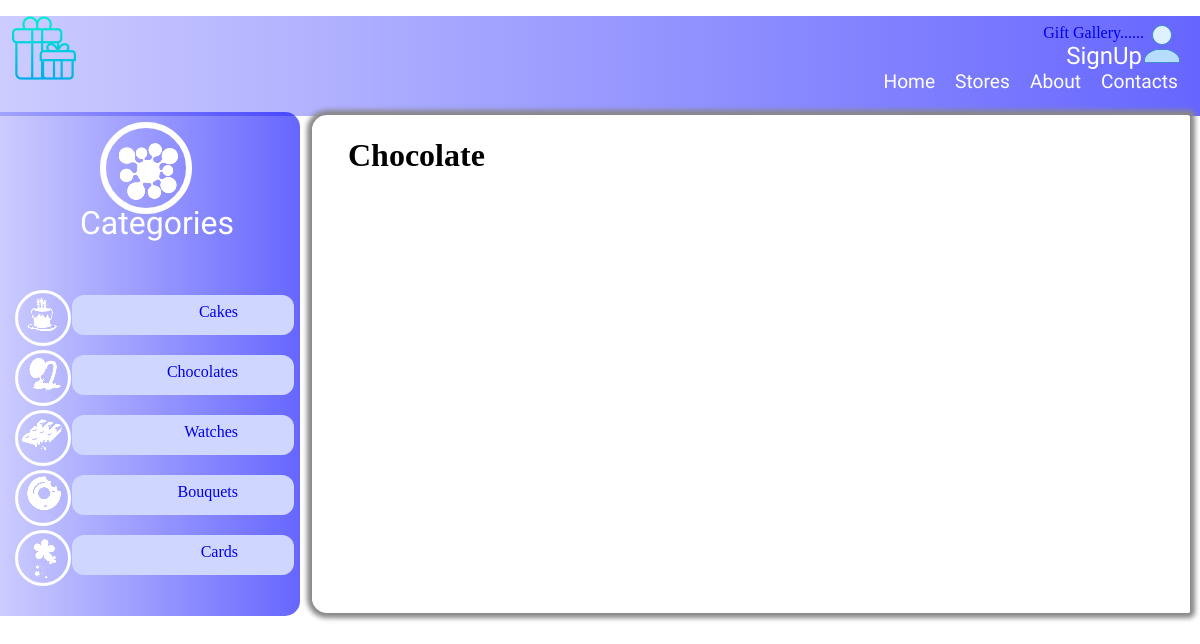
Page /chocolate/ on the earlier database version.
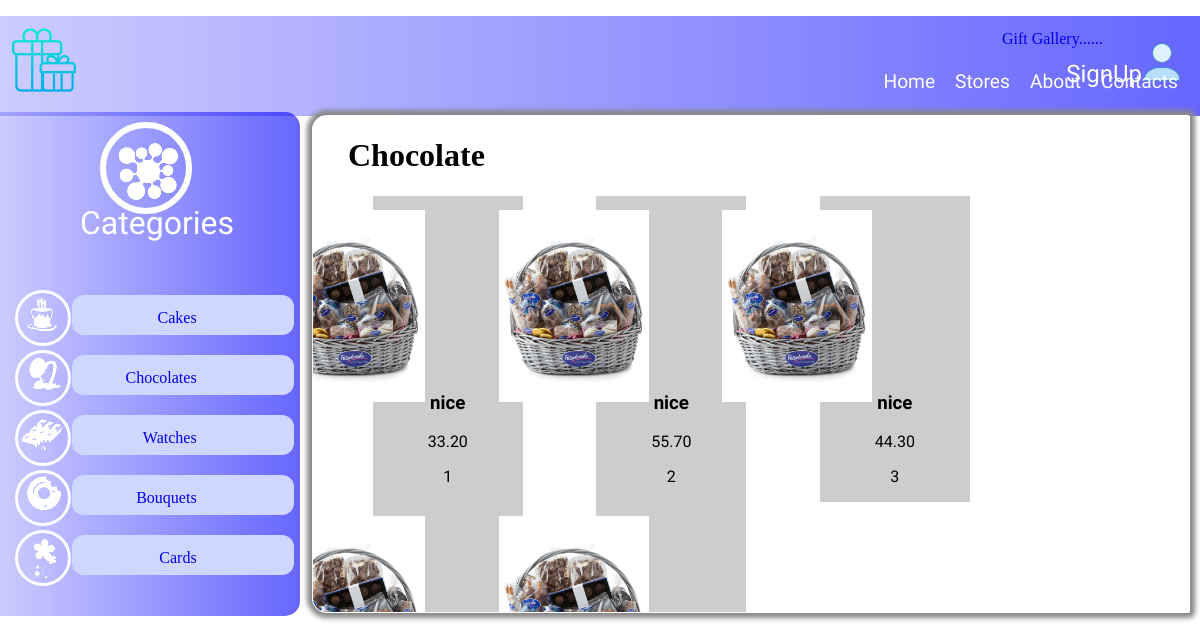
Same page on the later database version.
### chocolates/models.py (models this page shows, shortened)
class Chocolate(models.Model):
    chocolate_id = models.CharField(max_length=120)
    description = models.TextField()
    price = models.DecimalField(decimal_places=2, max_digits=20, default=0.00)
    image = models.ImageField(upload_to=upload_image_path, null=True, blank=True)
    retailer = models.ForeignKey(Retailer, on_delete=models.CASCADE)

### chocolates/views.py (the view)
# urls.py: path('chocolate/', chocolate_list_view),
def chocolate_list_view(request):
    queryset=Chocolate.objects.all()
    context={
        'object_list':queryset
    }
    return render(request,"chocolate/list.html",context)

### chocolates/templates/chocolate/list.html (shortened to what this page needs)
{% load static %}
<!DOCTYPE html>
<html>
<head>
	<link rel="stylesheet" type="text/css" href="{% static 'css/giftgallary.css' %}">
</head>
<body>
<div class="header">
	<div class="img2">
	 <a href="/signup"><span class="signup">SignUp<img src="{% static 'img/icons8-customer-40.png' %}"></span></a>
	</div>
	  <div class="list">
		  <li>Home</li>
		  <li>Stores</li>
		  <li>About</li>
		  <li>Contacts</li>
	  </div>
	<p><a href="/products">Gift Gallery......</a></p>
	<div class="img1">
	   <img src="{% static 'img/gift-box (4).png' %}">
    </div>
</div>
<div class="row">
	<div class="col-3">
		<div class="left">
			<div class="circle">
			<img class="category"src="{% static 'img/output-onlinepngtools (7).png' %}">
			</div>
        <p>Categories</p>
      <div class="Categories">
            	<div class="circle1">
                	<img src="{% static 'img/output-onlinepngtools (1).png' %}">
               </div>
             <div class="item">
             	<p><a href="/cake">Cakes</a></p>
             </div>
		</div>
		<div class="Categories">
            	<div class="circle1">
                	<img src="{% static 'img/output-onlinepngtools (2).png' %}">
               </div>
             <div class="item">
             	<p><a href="/chocolate">Chocolates</a></p>
             </div>
		</div>
		<div class="Categories">
            	<div class="circle1">
                	<img src="{% static 'img/output-onlinepngtools (3).png' %}">
               </div>
             <div class="item">
             	<p><a href="/watch">Watches</a></p>
             </div>
		</div>
		<div class="Categories">
            	<div class="circle1">
                	<img src="{% static 'img/output-onlinepngtools (4).png' %}">
               </div>
             <div class="item">
             	<p><a href="/bouquet">Bouquets</a></p>
             </div>
		</div>
		<div class="Categories">
            	<div class="circle1">
                	<img src="{% static 'img/output-onlinepngtools (5).png' %}">
               </div>
             <div class="item">
             	<p><a href="/card">Cards</a></p>
             </div>
		</div>
	</div>
	</div>
	<div class="col-6">
		<div class="right">
			<div class="chocolate"><h1>Chocolate</h1>
				{% for obj in object_list %}
				<div class=items>
					<a href="{{obj.pk}}"><img src='/media/{{obj.image}}' width="100%"/></a>
					<h3>{{obj.description}}</h3>
					<p>{{obj.price}}</p>
					<p>{{obj.chocolate_id}}</p>
				</div>
				{% endfor %}
			</div>
			</div>
		</div>
	</div>
</body>
</html>

### static/css/giftgallary.css (style rules this page uses)
html { height: 100%; }
body { display: block; margin: 0; }
.header { height: 100px; color: white; background-image: linear-gradient(to right, rgba(0,0,255,0.2),rgba(0,0,255,.6)); }
.header .img2 a { position: absolute; color:white; right: 1.5%; top:3%; font-size: 1.5em; font-family: 'Lobster'; }
.img1 { position: absolute; left: 1%; top: 2%; }
.list { position: absolute; right:1%; top: 60px; }
li { font-family: 'Lobster', sans-serif; list-style-type: none; float: left; font-size: 1.2em; padding: 10px; }
.row::after { content: ""; clear: both; display: table; }
.left { background-image: linear-gradient(to right, rgba(0,0,255,0.2),rgba(0,0,255,.6)); position: fixed; top: 112px; height: 31.5em; overflow-x:hidden; overflow-y:auto; border-top-right-radius: 15px; border-bottom-right-radius: 15px; width:25%; }
.circle { border:6px solid white; height:80px; border-radius:50%; width:80px; position: relative; left: 100px; top: 10px; }
.Categories .circle1 { border:3px solid white; height: 50px; border-radius:50%; position: absolute; top: 40px; left:15px; }
.category { position: relative; top: 10px; }
.Categories { position: relative; top: 30px; margin-bottom: 20px; }
.item { background-color: #cfd6ff; height:40px; width: 74%; position: relative; top: 45px; left: 24%; border-radius: 12px; margin:10px 0; }
.right { border:1px solid white; border-radius: 2px; height: 31em; position: absolute; overflow-x:hidden; overflow-y:auto; top: 115px; width: 73%; left: 26%; border-bottom-left-radius:15px; border-top-left-radius: 15px; -moz-box-shadow: 0 0 5px 5px #888; -webkit-box-shadow: 0 0 5px 5px#888; box-shadow: 0 0 5px 5px #888; }
.left>p { font-size: 2em; text-align: center; position: absolute; left: 80px; top: 60px; color: white; font-family: 'Lobster', sans-serif; }
.col-3 { width: 25%; }
.items { display: inline-block; position: relative; left:25px; margin-left:2.5vh; margin-right:2.5vh; border:1px solid #eee; width:150px; min-height:15px; transition:1s; font-family: 'Lobster'; border:none; background-color: #cdcdcd; }
h1 { position: relative; left: 10px; margin-left: 25px; }
a { position: relative; float: right; right:7vh; text-decoration: none; outline:none; top:1vh; }
.items h3,.items p { text-align: center }

Differences in the rows shown:
added Chocolate: image (picture), description "nice", price "33.20", chocolate_id "1"
added Chocolate: image (picture), description "nice", price "55.70", chocolate_id "2"
added Chocolate: image (picture), description "nice", price "44.30", chocolate_id "3"
added Chocolate: image (picture)
added Chocolate: image (picture)
